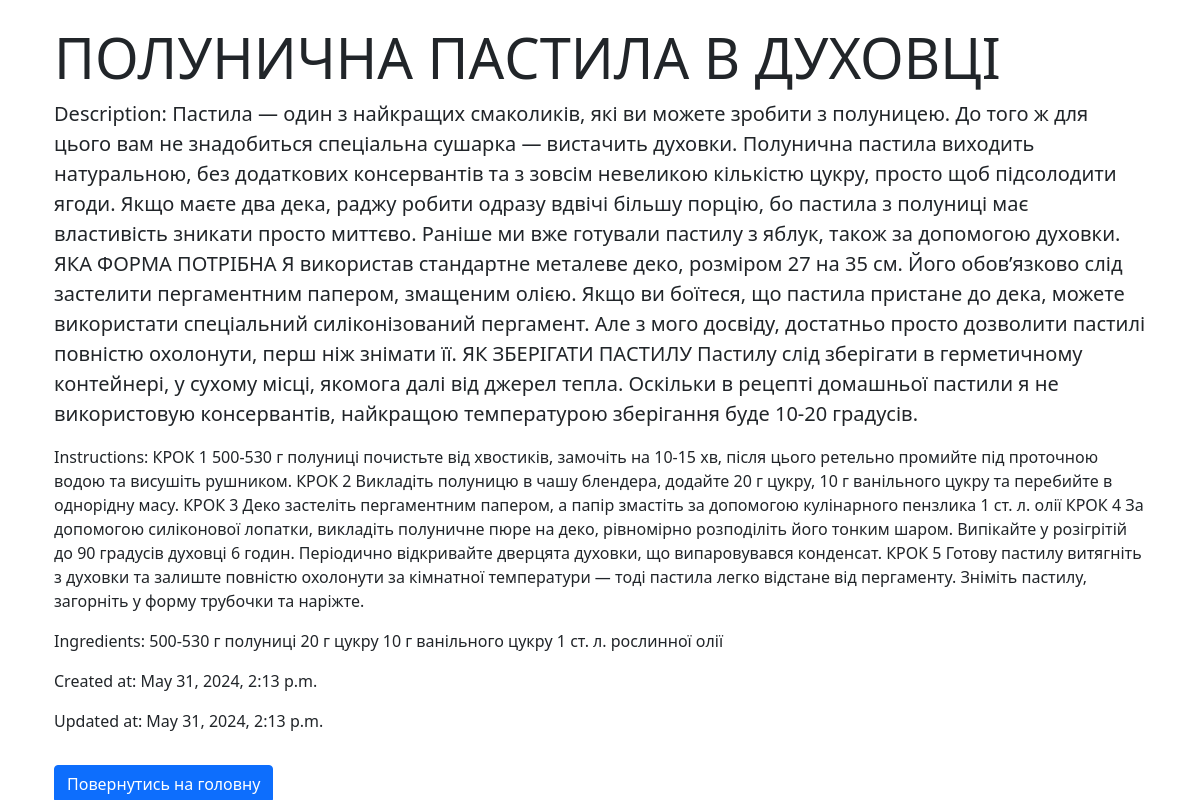
Page /recipe/3/ on the committed database.
### recipe/models.py (models this page shows, shortened)
class Recipe(models.Model):
    title = models.CharField(max_length=255)
    description = models.TextField()
    instructions = models.TextField()
    ingredients = models.TextField()
    created_at = models.DateTimeField(auto_now_add=True)
    updated_at = models.DateTimeField(auto_now=True)
    category = models.ForeignKey(Category, on_delete=models.CASCADE, related_name='categories')

### recipe/views.py (the view)
# urls.py: path('recipe/<int:recipe_id>/', views.recipe_detail, name='recipe_detail'),
def recipe_detail(request, recipe_id):
    recipe = get_object_or_404(Recipe, pk=recipe_id)
    return render(request, 'recipe_detail.html', {'recipe': recipe})

### recipe/templates/recipe_detail.html
{% extends 'base.html' %}
{% block content %}
  <div class="container">
    <h1 class="display-4">{{ recipe.title }}</h1>
    <p class="lead">Description: {{ recipe.description }}</p>
    <p>Instructions: {{ recipe.instructions }}</p>
    <p>Ingredients: {{ recipe.ingredients }}</p>
    <p>Created at: {{ recipe.created_at }}</p>
    <p>Updated at: {{ recipe.updated_at }}</p>
    <a href="{% url 'main' %}" class="btn btn-primary mt-3">Повернутись на головну </a>
  </div>
{% endblock %}

### rows in the picture
Recipe: title "ПОЛУНИЧНА ПАСТИЛА В ДУХОВЦІ", description "Пастила — один з найкращих смаколиків, які ви можете зробити з полуницею. До того ж для цього вам не знадобиться спеціальна сушарка — вистачить духовки. Полунична пастила виходить натуральною, без додаткових консервантів та з зовсім невеликою кількістю цукру, просто щоб підсолодити ягоди. Якщо маєте два дека, раджу робити одразу вдвічі більшу порцію, бо пастила з полуниці має властивість зникати просто миттєво. Раніше ми вже готували пастилу з яблук, також за допомогою духовки. ЯКА ФОРМА ПОТРІБНА Я використав стандартне металеве деко, розміром 27 на 35 см. Його обов’язково слід застелити пергаментним папером, змащеним олією. Якщо ви боїтеся, що пастила пристане до дека, можете використати…", instructions "КРОК 1 500-530 г полуниці почистьте від хвостиків, замочіть на 10-15 хв, після цього ретельно промийте під проточною водою та висушіть рушником. КРОК 2 Викладіть полуницю в чашу блендера, додайте 20 г цукру, 10 г ванільного цукру та перебийте в однорідну масу. КРОК 3 Деко застеліть пергаментним папером, а папір змастіть за допомогою кулінарного пензлика 1 ст. л. олії КРОК 4 За допомогою силіконової лопатки, викладіть полуничне пюре на деко, рівномірно розподіліть його тонким шаром. Випікайте у розігрітій до 90 градусів духовці 6 годин. Періодично відкривайте дверцята духовки, що випаровувався конденсат. КРОК 5 Готову пастилу витягніть з духовки та залиште повністю охолонути за кімнатної…", ingredients "500-530 г полуниці 20 г цукру 10 г ванільного цукру 1 ст. л. рослинної олії", created_at "May 31, 2024, 2:13 p.m.", updated_at "May 31, 2024, 2:13 p.m."
